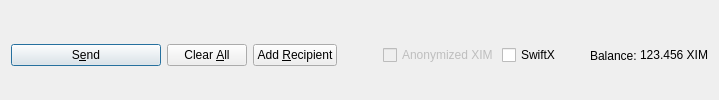
         <widget class="QFrame" name="frame_Send">
          <layout class="QHBoxLayout" name="horizontalLayout">
           <property name="bottomMargin">
            <number>0</number>
           </property>
           <item>
            <widget class="QPushButton" name="sendButton">
             <property name="minimumSize">
              <size>
               <width>150</width>
               <height>0</height>
              </size>
             </property>
             <property name="toolTip">
              <string>Confirm the send action</string>
             </property>
             <property name="text">
              <string>S&amp;end</string>
             </property>
             <property name="icon">
              <iconset resource="../ximblock.qrc">
               <normaloff>:/icons/send</normaloff>:/icons/send</iconset>
             </property>
             <property name="autoDefault">
              <bool>false</bool>
             </property>
             <property name="default">
              <bool>true</bool>
             </property>
            </widget>
           </item>
           <item>
            <widget class="QPushButton" name="clearButton">
             <property name="sizePolicy">
              <sizepolicy hsizetype="Minimum" vsizetype="Fixed">
               <horstretch>0</horstretch>
               <verstretch>0</verstretch>
              </sizepolicy>
             </property>
             <property name="toolTip">
              <string>Clear all fields of the form.</string>
             </property>
             <property name="text">
              <string>Clear &amp;All</string>
             </property>
             <!-- <property name="icon">
              <iconset resource="../ximblock.qrc">
               <normaloff>:/icons/remove</normaloff>:/icons/remove</iconset>
             </property> -->
             <property name="autoDefault">
              <bool>false</bool>
             </property>
            </widget>
           </item>
           <item>
            <widget class="QPushButton" name="addButton">
             <property name="toolTip">
              <string>Send to multiple recipients at once</string>
             </property>
             <property name="text">
              <string>Add &amp;Recipient</string>
             </property>
             <!-- <property name="icon">
              <iconset resource="../ximblock.qrc">
               <normaloff>:/icons/add</normaloff>:/icons/add</iconset>
             </property> -->
             <property name="autoDefault">
              <bool>false</bool>
             </property>
            </widget>
           </item>
           <item>
            <spacer name="horizontalSpacer">
             <property name="orientation">
              <enum>Qt::Horizontal</enum>
             </property>
             <property name="sizeHint" stdset="0">
              <size>
               <width>40</width>
               <height>20</height>
              </size>
             </property>
            </spacer>
           </item>
           <item>
            <layout class="QHBoxLayout" name="horizontalLayout_2">
             <property name="spacing">
              <number>3</number>
             </property>
             <item>
              <widget class="QCheckBox" name="checkzXIM">
               <property name="enabled">
                <bool>false</bool>
               </property>
               <property name="text">
                <string>Anonymized XIM</string>
               </property>
              </widget>
             </item>
             <item>
              <widget class="QCheckBox" name="checkSwiftTX">
               <property name="enabled">
                <bool>true</bool>
               </property>
               <property name="minimumSize">
                <size>
                 <width>85</width>
                 <height>0</height>
                </size>
               </property>
               <property name="text">
                <string>SwiftX</string>
               </property>
              </widget>
             </item>
             <item>
              <widget class="QLabel" name="label">
               <property name="text">
                <string>Balance:</string>
               </property>
              </widget>
             </item>
             <item>
              <widget class="QLabel" name="labelBalance">
               <property name="sizePolicy">
                <sizepolicy hsizetype="Preferred" vsizetype="Fixed">
                 <horstretch>0</horstretch>
                 <verstretch>0</verstretch>
                </sizepolicy>
               </property>
               <property name="cursor">
                <cursorShape>IBeamCursor</cursorShape>
               </property>
               <property name="text">
                <string notr="true">123.456 XIM</string>
               </property>
               <property name="textInteractionFlags">
                <set>Qt::LinksAccessibleByMouse|Qt::TextSelectableByKeyboard|Qt::TextSelectableByMouse</set>
               </property>
              </widget>
             </item>
            </layout>
           </item>
          </layout>
         </widget>
